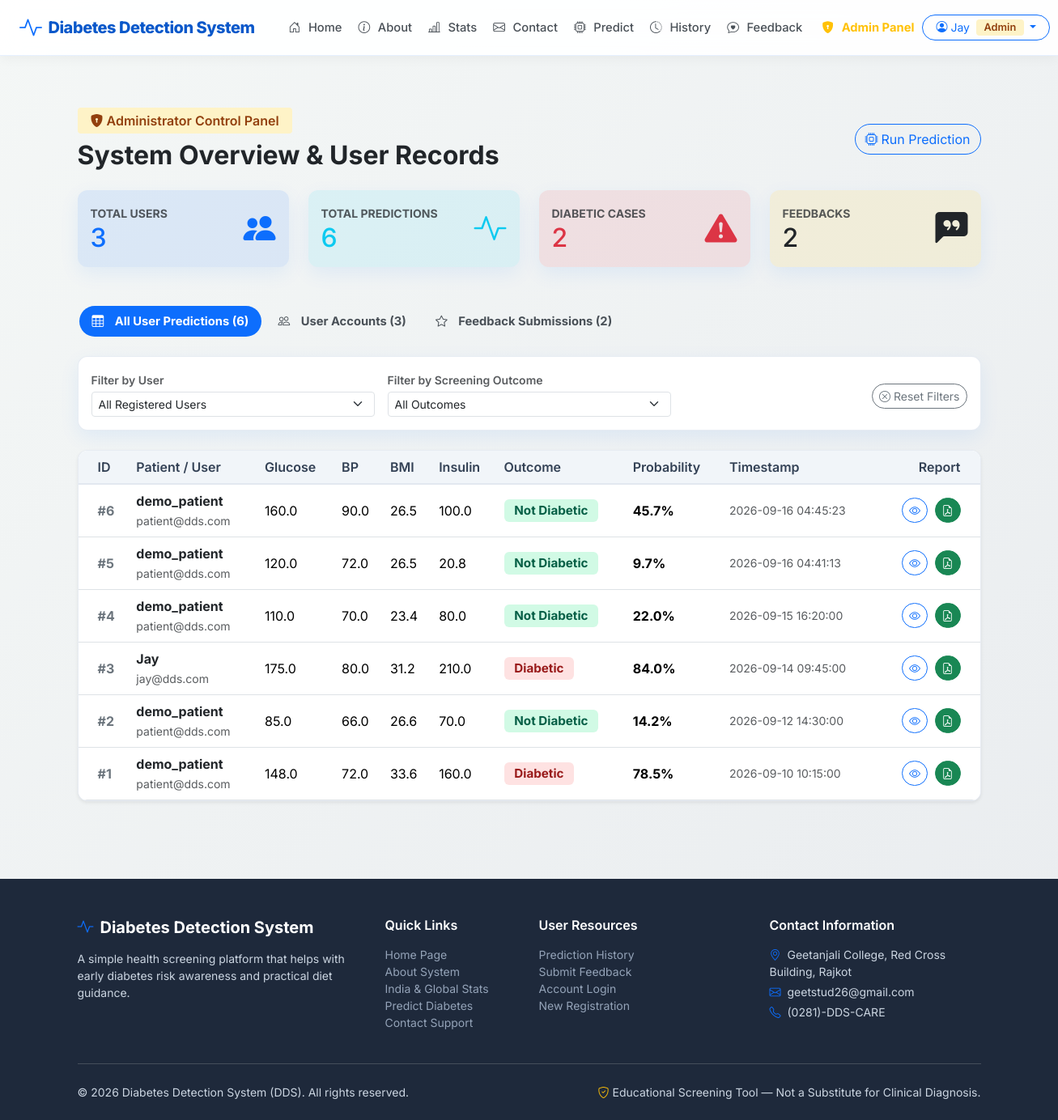
Page /admin (signed in) on the earlier database version.
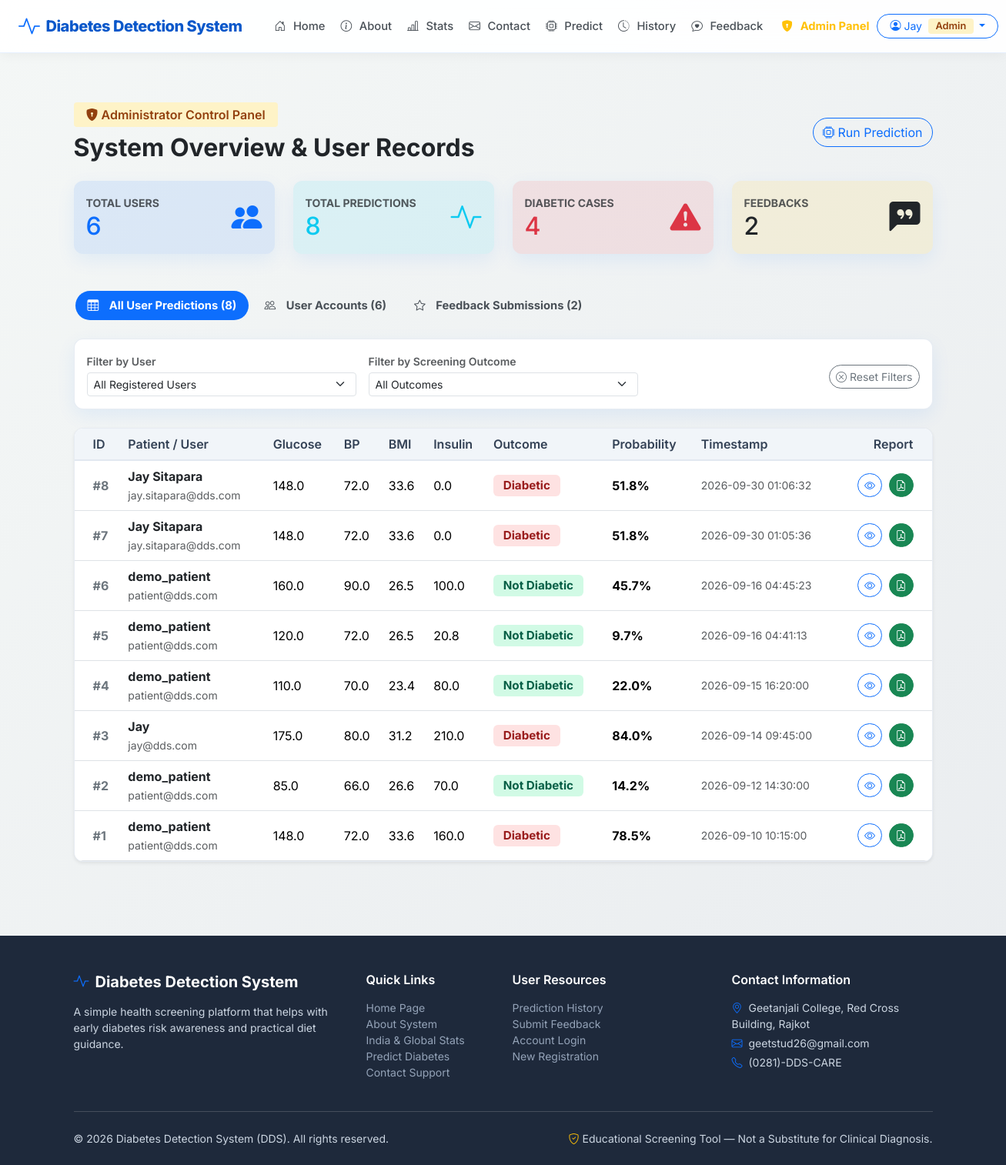
Same page on the later database version.
### tables this page shows
CREATE TABLE predictions (
            id INTEGER PRIMARY KEY AUTOINCREMENT,
            user_id INTEGER NOT NULL,
            pregnancies INTEGER,
            glucose REAL,
            blood_pressure REAL,
            skin_thickness REAL,
            insulin REAL,
            bmi REAL,
            diabetes_pedigree REAL,
            age INTEGER,
            result TEXT NOT NULL,
            probability REAL NOT NULL,
            created_at TIMESTAMP DEFAULT CURRENT_TIMESTAMP,
            FOREIGN KEY (user_id) REFERENCES users (id)
        );

CREATE TABLE users (
            id INTEGER PRIMARY KEY AUTOINCREMENT,
            username TEXT UNIQUE NOT NULL,
            email TEXT UNIQUE NOT NULL,
            password_hash TEXT NOT NULL,
            is_admin BOOLEAN DEFAULT 0,
            created_at TIMESTAMP DEFAULT CURRENT_TIMESTAMP
        );

### app.py (the view)
@app.route('/admin')
@login_required
def admin_dashboard():
    if not current_user.is_admin:
        flash('Access denied. Administrator privileges required.', 'danger')
        return redirect(url_for('home'))
    user_filter = request.args.get('user_id', '')
    result_filter = request.args.get('result_filter', '')
    conn = get_db_connection()
    total_users = conn.execute('SELECT COUNT(*) FROM users').fetchone()[0]
    total_preds = conn.execute('SELECT COUNT(*) FROM predictions').fetchone()[0]
    diabetic_count = conn.execute('SELECT COUNT(*) FROM predictions WHERE result = "Diabetic"').fetchone()[0]
    feedback_count = conn.execute('SELECT COUNT(*) FROM feedback').fetchone()[0]
    pred_query = '''
        SELECT p.*, u.username, u.email
        FROM predictions p
        JOIN users u ON p.user_id = u.id
        WHERE 1=1
    '''
    pred_params = []
    if user_filter:
        pred_query += ' AND p.user_id = ?'
        pred_params.append(user_filter)
    if result_filter:
        pred_query += ' AND p.result = ?'
        pred_params.append(result_filter)
    pred_query += ' ORDER BY p.created_at DESC'
    all_predictions = conn.execute(pred_query, pred_params).fetchall()
    all_users = conn.execute('SELECT id, username, email, is_admin, created_at FROM users ORDER BY created_at DESC').fetchall()
    all_feedback = conn.execute('SELECT * FROM feedback ORDER BY created_at DESC').fetchall()
    conn.close()
    return render_template(
        'admin/dashboard.html',
        total_users=total_users,
        total_preds=total_preds,
        diabetic_count=diabetic_count,
        feedback_count=feedback_count,
        predictions=all_predictions,
        users=all_users,
        feedbacks=all_feedback,
        selected_user=user_filter,
        selected_result=result_filter
    )

### app.py (called while the page is built)
def get_db_connection():
    conn = sqlite3.connect(DB_PATH)
    conn.row_factory = sqlite3.Row
    return conn

@login_manager.user_loader
def load_user(user_id):
    conn = get_db_connection()
    user_row = conn.execute('SELECT * FROM users WHERE id = ?', (user_id,)).fetchone()
    conn.close()
    if user_row:
        return User(user_row['id'], user_row['username'], user_row['email'], user_row['is_admin'])
    return None

### templates/admin/dashboard.html (shortened to what the changed rows need)
{% extends 'base.html' %}
{% block content %}
<div class="container my-5">
    <div class="d-flex justify-content-between align-items-center mb-4 flex-wrap gap-3">
        <div>
            <h2 class="fw-bold text-dark mb-0">System Overview & User Records</h2>
        </div>
    </div>
    <div class="row g-4 mb-5">
        <div class="col-sm-6 col-lg-3">
            <div class="card card-custom p-3 border-0 bg-primary bg-opacity-10 text-primary">
                <div class="d-flex justify-content-between align-items-center">
                    <div>
                        <span class="text-uppercase small fw-bold text-muted">Total Users</span>
                        <h2 class="fw-extrabold mb-0 text-primary">{{ total_users }}</h2>
                    </div>
                </div>
            </div>
        </div>
        <div class="col-sm-6 col-lg-3">
            <div class="card card-custom p-3 border-0 bg-info bg-opacity-10 text-info">
                <div class="d-flex justify-content-between align-items-center">
                    <div>
                        <span class="text-uppercase small fw-bold text-muted">Total Predictions</span>
                        <h2 class="fw-extrabold mb-0 text-info">{{ total_preds }}</h2>
                    </div>
                </div>
            </div>
        </div>
        <div class="col-sm-6 col-lg-3">
            <div class="card card-custom p-3 border-0 bg-danger bg-opacity-10 text-danger">
                <div class="d-flex justify-content-between align-items-center">
                    <div>
                        <span class="text-uppercase small fw-bold text-muted">Diabetic Cases</span>
                        <h2 class="fw-extrabold mb-0 text-danger">{{ diabetic_count }}</h2>
                    </div>
                </div>
            </div>
        </div>
        <div class="col-sm-6 col-lg-3">
            <div class="card card-custom p-3 border-0 bg-warning bg-opacity-10 text-warning">
                <div class="d-flex justify-content-between align-items-center">
                    <div>
                        <h2 class="fw-extrabold mb-0 text-dark">{{ feedback_count }}</h2>
                    </div>
                </div>
            </div>
        </div>
    </div>
    <ul class="nav nav-pills mb-4" id="adminTabs" role="tablist">
        <li class="nav-item" role="presentation">
            <button class="nav-link active rounded-pill fw-bold" id="preds-tab" data-bs-toggle="tab" data-bs-target="#preds-pane" type="button" role="tab">
                <i class="bi bi-table me-2"></i>All User Predictions ({{ predictions|length }})
            </button>
        </li>
        <li class="nav-item" role="presentation">
            <button class="nav-link rounded-pill fw-bold" id="users-tab" data-bs-toggle="tab" data-bs-target="#users-pane" type="button" role="tab">
                <i class="bi bi-people me-2"></i>User Accounts ({{ users|length }})
            </button>
        </li>
    </ul>
    <div class="tab-content" id="adminTabsContent">
        <div class="tab-pane fade show active" id="preds-pane" role="tabpanel">
            <div class="card card-custom p-0 overflow-hidden shadow-sm">
                <div class="table-responsive">
                    <table class="table table-hover align-middle table-custom mb-0">
                        <thead>
                            <tr>
                                <th class="ps-4">ID</th>
                                <th>Patient / User</th>
                                <th>Glucose</th>
                                <th>BP</th>
                                <th>BMI</th>
                                <th>Insulin</th>
                                <th>Outcome</th>
                                <th>Probability</th>
                                <th>Timestamp</th>
                                <th class="text-end pe-4">Report</th>
                            </tr>
                        </thead>
                        <tbody>
                            {% if predictions %}
                                {% for p in predictions %}
                                <tr>
                                    <td class="ps-4 fw-bold text-secondary">#{{ p.id }}</td>
                                    <td>
                                        <div class="fw-bold text-dark">{{ p.username }}</div>
                                        <span class="small text-muted">{{ p.email }}</span>
                                    </td>
                                    <td>{{ p.glucose }}</td>
                                    <td>{{ p.blood_pressure }}</td>
                                    <td>{{ p.bmi }}</td>
                                    <td>{{ p.insulin }}</td>
                                    <td>
                                        {% if p.result == 'Diabetic' %}
                                        <span class="badge badge-diabetic">Diabetic</span>
                                        {% else %}
                                        <span class="badge badge-healthy">Not Diabetic</span>
                                        {% endif %}
                                    </td>
                                    <td class="fw-bold">{{ "%.1f"|format(p.probability) }}%</td>
                                    <td class="small text-muted">{{ p.created_at }}</td>
                                    <td class="text-end pe-4">
                                        <a href="{{ url_for('result', pred_id=p.id) }}" class="btn btn-sm btn-outline-primary rounded-pill me-1">
                                            <i class="bi bi-eye"></i>
                                        </a>
                                        <a href="{{ url_for('download_report', pred_id=p.id) }}" class="btn btn-sm btn-success rounded-pill">
                                            <i class="bi bi-file-earmark-pdf"></i>
                                        </a>
                                    </td>
                                </tr>
                                {% endfor %}
                            {% else %}
                                <tr>
                                    <td colspan="10" class="text-center py-5 text-muted">
                                        No prediction records match the selected filters.
                                    </td>
                                </tr>
                            {% endif %}
                        </tbody>
                    </table>
                </div>
            </div>
        </div>
    </div>
</div>
{% endblock %}

Differences in the rows shown:
added predictions: id "8", username "Jay Sitapara", email "jay.sitapara@dds.com", glucose "148.0", blood_pressure "72.0", bmi "33.6", insulin "0.0", result "Diabetic", probability "51.8", created_at "2026-09-30 01:06:32"
added predictions: id "7", username "Jay Sitapara", email "jay.sitapara@dds.com", glucose "148.0", blood_pressure "72.0", bmi "33.6", insulin "0.0", result "Diabetic", probability "51.8", created_at "2026-09-30 01:05:36"
Other differences:
{{ total_users }}: "3" → "6"
{{ total_preds }}: "6" → "8"
{{ diabetic_count }}: "2" → "4"
{{ predictions|length }}: "6" → "8"
{{ users|length }}: "3" → "6"
